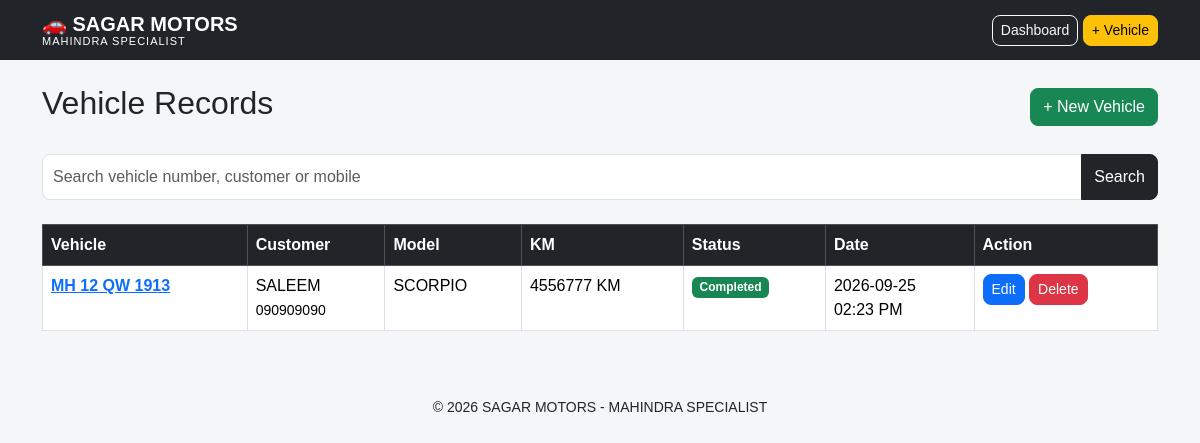
Page /vehicles on the committed database.
### tables this page shows
CREATE TABLE vehicles (
            id INTEGER PRIMARY KEY AUTOINCREMENT,
            vehicle_number TEXT NOT NULL,
            customer_name TEXT NOT NULL,
            mobile TEXT,
            vehicle_model TEXT,
            km INTEGER,
            problem TEXT,
            work_done TEXT,
            mechanic TEXT,
            status TEXT DEFAULT 'Pending',
            amount REAL DEFAULT 0,
            remarks TEXT,
            date TEXT NOT NULL,
            time_in TEXT NOT NULL,
            time_out TEXT
        );

### app.py (the view)
@app.route("/vehicles")
def vehicles():
    search = request.args.get("search", "")
    conn = get_db_connection()
    if search:
        vehicles = conn.execute("""
            SELECT *
            FROM vehicles
            WHERE vehicle_number LIKE ?
               OR customer_name LIKE ?
               OR mobile LIKE ?
            ORDER BY id DESC
        """, (
            f"%{search.upper()}%",
            f"%{search}%",
            f"%{search}%"
        )).fetchall()
    else:
        vehicles = conn.execute("""
            SELECT *
            FROM vehicles
            ORDER BY id DESC
        """).fetchall()
    conn.close()
    return render_template(
        "vehicles.html",
        vehicles=vehicles,
        search=search
    )

### app.py (called while the page is built)
def get_db_connection():
    conn = sqlite3.connect(DATABASE)
    conn.row_factory = sqlite3.Row
    return conn

### templates/vehicles.html (shortened to what this page needs)
{% extends "base.html" %}
{% block content %}
<div class="d-flex justify-content-between align-items-center mb-4">
<h2>
Vehicle Records
</h2>
<a
href="{{ url_for('add_vehicle') }}"
class="btn btn-success">
+ New Vehicle
</a>
</div>
<form
method="GET"
class="mb-4">
<div class="input-group">
<input
type="text"
name="search"
value="{{ search }}"
class="form-control"
placeholder="Search vehicle number, customer or mobile">
<button
class="btn btn-dark"
type="submit">
Search
</button>
</div>
</form>
<div class="table-responsive">
<table class="table table-bordered table-hover">
<thead class="table-dark">
<tr>
<th>Vehicle</th>
<th>Customer</th>
<th>Model</th>
<th>KM</th>
<th>Status</th>
<th>Date</th>
<th>Action</th>
</tr>
</thead>
<tbody>
{% for vehicle in vehicles %}
<tr>
<td>
<a
href="{{ url_for('history', vehicle_number=vehicle['vehicle_number']) }}"
class="fw-bold">
{{ vehicle["vehicle_number"] }}
</a>
</td>
<td>
{{ vehicle["customer_name"] }}
<br>
<small>{{ vehicle["mobile"] }}</small>
</td>
<td>
{{ vehicle["vehicle_model"] }}
</td>
<td>
{{ vehicle["km"] }} KM
</td>
<td>
{% if vehicle["status"] == "Completed" %}
<span class="badge bg-success">
Completed
</span>
{% elif vehicle["status"] == "In Progress" %}
<span class="badge bg-warning text-dark">
In Progress
</span>
{% else %}
<span class="badge bg-danger">
Pending
</span>
{% endif %}
</td>
<td>
{{ vehicle["date"] }}
<br>
{{ vehicle["time_in"] }}
</td>
<td>
<a
href="{{ url_for('edit_vehicle', id=vehicle['id']) }}"
class="btn btn-sm btn-primary">
Edit
</a>
<a
href="{{ url_for('delete_vehicle', id=vehicle['id']) }}"
class="btn btn-sm btn-danger"
onclick="return confirm('Delete this record?')">
Delete
</a>
</td>
</tr>
{% else %}
<tr>
<td colspan="7" class="text-center">
No records found.
</td>
</tr>
{% endfor %}
</tbody>
</table>
</div>
{% endblock %}

### static/style.css (style rules this page uses)
body { background-color: #f5f6f8; font-family: Arial, sans-serif; }
.form-control, .form-select { border-radius: 8px; padding: 10px; }
.btn { border-radius: 8px; }
table { background-color: white; }

### rows in the picture
vehicles: vehicle_number "MH 12 QW 1913", customer_name "SALEEM", mobile "090909090", vehicle_model "SCORPIO", km "4556777", status "Completed", date "2026-09-25", time_in "02:23 PM"
